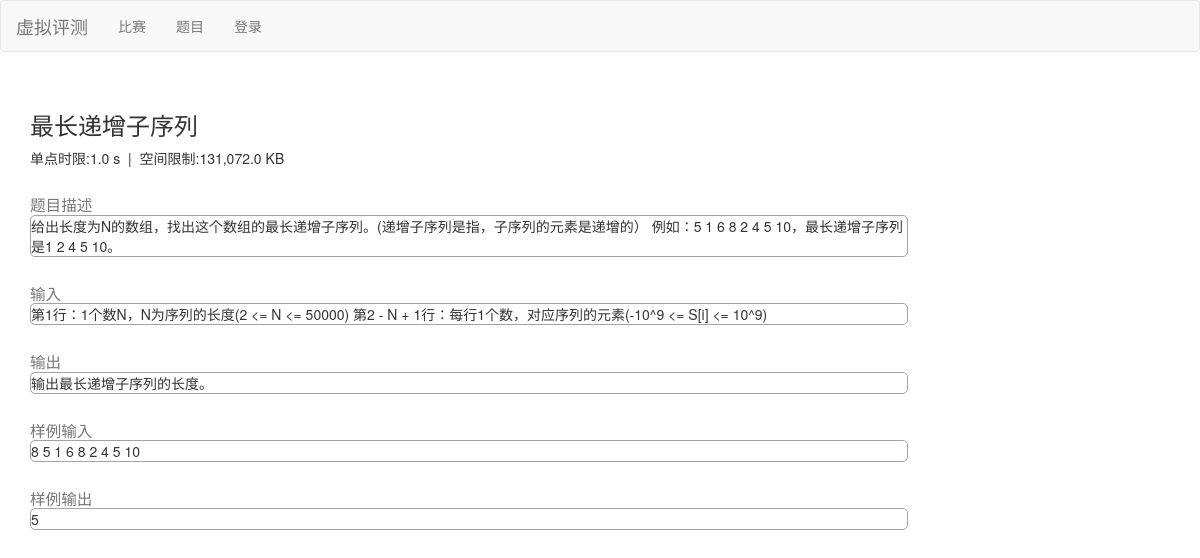
The app's page /problem/1/ with its own data.
### problem/models.py (models this page shows, shortened)
class Problem(models.Model):
    title = models.TextField(default='无可奉告')
    description = models.TextField(default='无可奉告')
    time_limit = models.TextField(default='无可奉告')
    memory_limit = models.TextField(default='无可奉告')
    problem_id = models.IntegerField(default=-1)  # oj上的题目id
    input_description = models.TextField(default='无可奉告')
    output_description = models.TextField(default='无可奉告')
    sample_input = models.TextField(default='无可奉告')
    sample_output = models.TextField(default='无可奉告')
    accept_count = models.IntegerField(default=0)
    score = models.IntegerField(default=0)

### problem/views.py (the view)
# urls.py: path('<int:problem_id>/',views.problem_view),
def problem_view(request,problem_id):
    problem=get_object_or_404(Problem, pk=problem_id)
    return render(request,'problem_detail.html',{'problem':problem})

### templates/problem_detail.html
{% extends 'base.html' %}
{% block base %}
<div style="width:77%;height:200px;display: inline-block;">
    <div class="">
        <h3>{{ problem.title }}</h3>
    </div>
    <div class="">单点时限:{{ problem.time_limit }}&nbsp;&nbsp;|&nbsp;&nbsp;空间限制:{{ problem.memory_limit }}</div>
    <h3 style="margin-bottom: 0;"><small>题目描述</h3></small>
    <div class="border">{{ problem.description }}</div>
    <h3 style="margin-bottom: 0;"><small>输入</h3></small>
    <div class="border">{{ problem.input_description }}</div>
    <h3 style="margin-bottom: 0;"><small>输出</h3></small>
    <div class="border">{{ problem.output_description }}</div>
    <h3 style="margin-bottom: 0;"><small>样例输入</h3></small>
    <div class="border">{{ problem.sample_input }}</div>
    <h3 style="margin-bottom: 0;"><small>样例输出</h3></small>
    <div class="border">{{ problem.sample_output }}</div>
</div>
{% endblock base %}

### templates/base.html (style rules this page uses)
.border { border: 1px solid rgb(163, 163, 163); border-radius: 5px; }

### records on screen
Problem: title "最长递增子序列", time_limit "1.0 s", memory_limit "131,072.0 KB", description "给出长度为N的数组，找出这个数组的最长递增子序列。(递增子序列是指，子序列的元素是递增的） 例如：5 1 6 8 2 4 5 10，最长递增子序列是1 2 4 5 10。", input_description "第1行：1个数N，N为序列的长度(2 <= N <= 50000) 第2 - N + 1行：每行1个数，对应序列的元素(-10^9 <= S[i] <= 10^9)", output_description "输出最长递增子序列的长度。", sample_input "8 5 1 6 8 2 4 5 10", sample_output "5"
